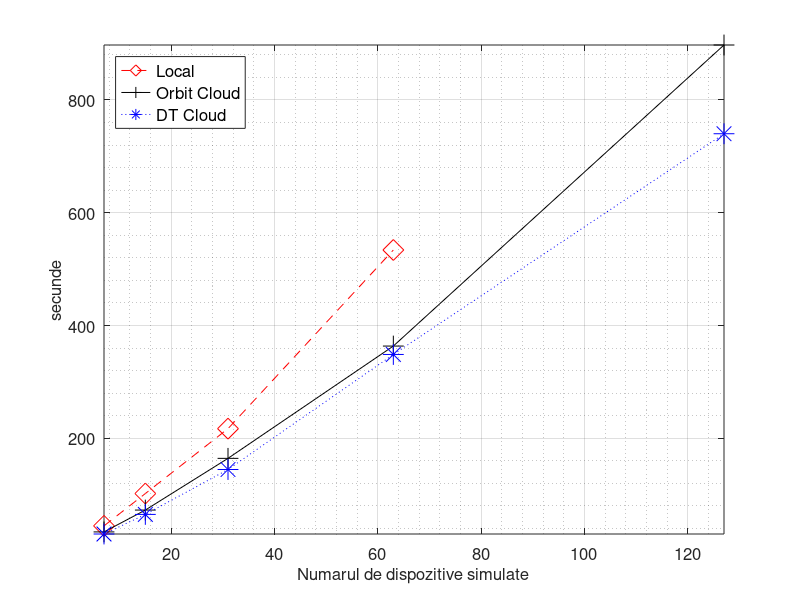
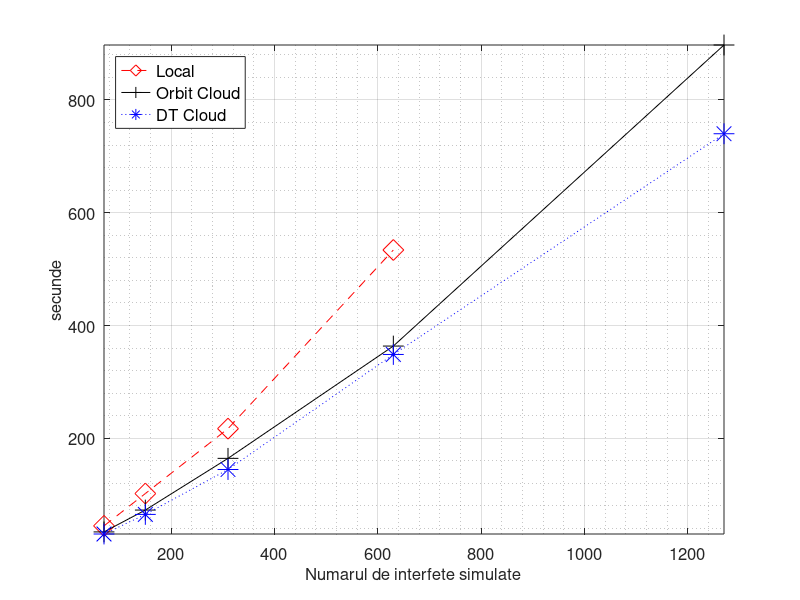
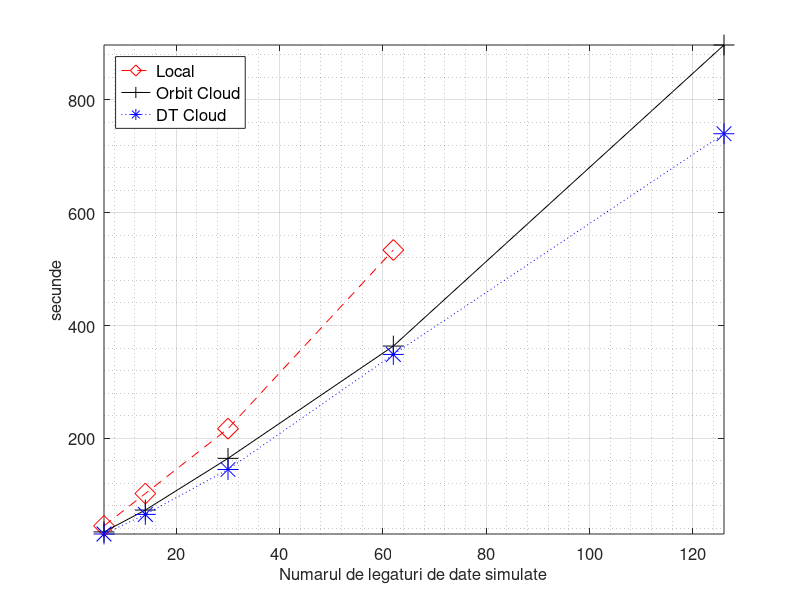

Reproduce these figures in MATLAB, in order.
nes = [7,15,31,63,127]
intfs = [70,150,310,630,1270]
links = [6,14,30,62,126]

local = [44.75,102.055,217.154,534.013,NaN] 
orbit = [34.035,72.789,164.483,363.617,897.515]
dt = [30.335,65.073,144.708,348.719,740.159]

figure(1)
plot(nes,local, '--dr', 'markersize', 15, nes, orbit, '-+k', 'markersize', 15, nes, dt, ':*b', 'markersize', 15)
set(gca, "fontsize", 12)

xlabel('Numarul de dispozitive simulate', "fontsize", 12)
grid on
grid minor on
ylabel('secunde', "fontsize", 12)
leg = legend('Local','Orbit Cloud','DT Cloud', "location", 'northwest')
set(leg, "fontsize", 12)
axis('tight')

#la = num2str(local(:));
#lb = cellstr(la);
#lc = strtrim(lb);

#oa = num2str(orbit(:));
#ob = cellstr(oa);
#oc = strtrim(ob);

#da = num2str(dt(:));
#db = cellstr(da);
#dc = strtrim(db);

#text(nes, local, lc)
#text(nes, orbit, oc)
#text(nes, dt, dc)

figure(2)
plot(intfs,local, '--dr', 'markersize', 15, intfs, orbit, '-+k', 'markersize', 15, intfs, dt, ':*b', 'markersize', 15)
set(gca, "fontsize", 12)

xlabel('Numarul de interfete simulate', "fontsize", 12)
grid on
grid minor on
ylabel('secunde', "fontsize", 12)
leg = legend('Local','Orbit Cloud','DT Cloud', "location", 'northwest')
set(leg, "fontsize", 12)
axis('tight')

#la = num2str(local(:));
#lb = cellstr(la);
#lc = strtrim(lb);

#oa = num2str(orbit(:));
#ob = cellstr(oa);
#oc = strtrim(ob);

#da = num2str(dt(:));
#db = cellstr(da);
#dc = strtrim(db);

#text(intfs, local, lc)
#text(intfs, orbit, oc)
#text(intfs, dt, dc)

figure(3)
plot(links,local, '--dr', 'markersize', 15, links, orbit, '-+k', 'markersize', 15, links, dt, ':*b', 'markersize', 15)
set(gca, "fontsize", 12)

xlabel('Numarul de legaturi de date simulate', "fontsize", 12)
grid on
grid minor on
ylabel('secunde', "fontsize", 12)
leg = legend('Local','Orbit Cloud','DT Cloud', "location", 'northwest')
set(leg, "fontsize", 12)
axis('tight')

#la = num2str(local(:));
#lb = cellstr(la);
#lc = strtrim(lb);

#oa = num2str(orbit(:));
#ob = cellstr(oa);
#oc = strtrim(ob);

#da = num2str(dt(:));
#db = cellstr(da);
#dc = strtrim(db);

#text(links, local, lc)
#text(links, orbit, oc)
#text(links, dt, dc)
